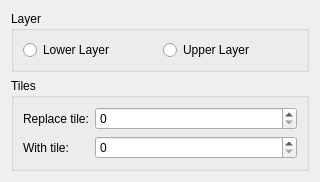
<?xml version="1.0" encoding="UTF-8"?>
<ui version="4.0">
 <class>TileSubstitutionWidget</class>
 <widget class="QWidget" name="TileSubstitutionWidget">
  <property name="geometry">
   <rect><x>0</x><y>0</y><width>320</width><height>180</height></rect>
  </property>
  <property name="windowTitle">
   <string>Tile Substitution</string>
  </property>
  <layout class="QVBoxLayout" name="verticalLayout">
   <item>
    <widget class="QGroupBox" name="groupLayer">
     <property name="title"><string>Layer</string></property>
     <layout class="QHBoxLayout" name="layoutLayer">
      <item>
       <widget class="QRadioButton" name="radioLower">
        <property name="text"><string>Lower Layer</string></property>
        <attribute name="buttonGroup"><string notr="true">groupLayerButtons</string></attribute>
       </widget>
      </item>
      <item>
       <widget class="QRadioButton" name="radioUpper">
        <property name="text"><string>Upper Layer</string></property>
        <attribute name="buttonGroup"><string notr="true">groupLayerButtons</string></attribute>
       </widget>
      </item>
     </layout>
    </widget>
   </item>
   <item>
    <widget class="QGroupBox" name="groupTiles">
     <property name="title"><string>Tiles</string></property>
     <layout class="QFormLayout" name="layoutTiles">
      <item row="0" column="0"><widget class="QLabel" name="labelOld"><property name="text"><string>Replace tile:</string></property></widget></item>
      <item row="0" column="1">
       <widget class="RpgSpinBox" name="spinOld">
        <property name="toolTip"><string>Position of the tile in the chipset palette of the layer, starting at 0</string></property>
       </widget>
      </item>
      <item row="1" column="0"><widget class="QLabel" name="labelNew"><property name="text"><string>With tile:</string></property></widget></item>
      <item row="1" column="1">
       <widget class="RpgSpinBox" name="spinNew">
        <property name="toolTip"><string>Position of the tile in the chipset palette of the layer, starting at 0</string></property>
       </widget>
      </item>
     </layout>
    </widget>
   </item>
   <item>
    <spacer name="verticalSpacer">
     <property name="orientation"><enum>Qt::Vertical</enum></property>
     <property name="sizeHint" stdset="0"><size><width>20</width><height>10</height></size></property>
    </spacer>
   </item>
  </layout>
 </widget>
 <customwidgets>
  <customwidget>
   <class>RpgSpinBox</class>
   <extends>QSpinBox</extends>
   <header>ui/common/rpg_spinbox.h</header>
  </customwidget>
 </customwidgets>
 <resources/>
 <connections/>
 <buttongroups>
  <buttongroup name="groupLayerButtons"/>
 </buttongroups>
</ui>
